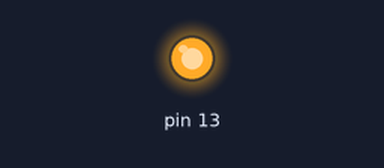
A sketch run on a simulated Arduino Uno, built with avr-gcc and run on an emulated ATmega328P. On the bench: output pins drawn as LEDs (lit = HIGH).

Above: at 0.1 s.
At 4.6 s:
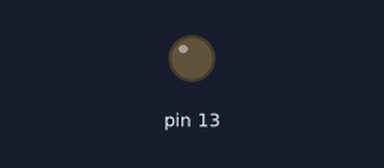
Timing chart, 0 to 6.1 s (numbered marks = the images above):
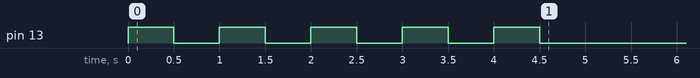

The sketch:

LED_13_BLINK_ON_ARDUINO_5_TIME.ino
```cpp
// FIVE TIME BLIK USING LOOP
void setup()
{
  // pinMode(12, OUTPUT);
  pinMode(13, OUTPUT);
  fun();//call the functionm
}
void loop() {

}
void fun(){
  for(int i=0; i<5; i++){
    digitalWrite(13, HIGH);//OFF LED
    delay(500);
    digitalWrite(13, LOW);//ON LED
    delay(500);
  }
  // digitalWrite(12, HIGH);//complete off
}
```
